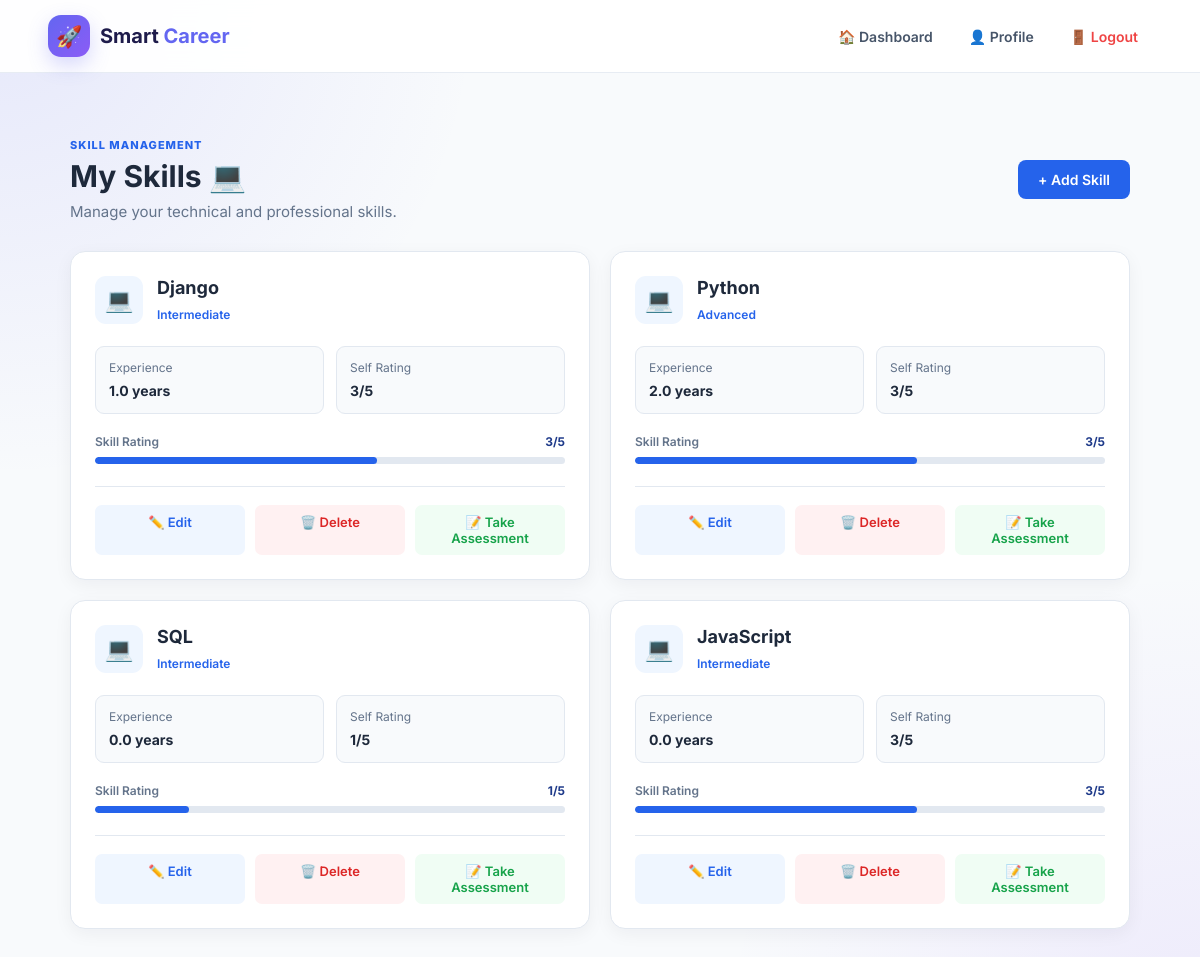
The page /skills/ (signed in) on the database its author committed.
### core/models.py (models this page shows, shortened)
class UserSkill(models.Model):
    PROFICIENCY_CHOICES = [
        ('beginner', 'Beginner'),
        ('intermediate', 'Intermediate'),
        ('advanced', 'Advanced'),
        ('expert', 'Expert'),
    ]
    user = models.ForeignKey(
        User,
        on_delete=models.CASCADE,
        related_name='skills'
    )
    skill = models.ForeignKey(
        Skill,
        on_delete=models.CASCADE,
        related_name='users'
    )
    proficiency = models.CharField(
        max_length=20,
        choices=PROFICIENCY_CHOICES
    )
    years_of_experience = models.DecimalField(
        max_digits=4,
        decimal_places=1,
        default=0
    )
    self_rating = models.PositiveIntegerField(
        default=1
    )
    is_verified = models.BooleanField(default=False)
    created_at = models.DateTimeField(auto_now_add=True)
    updated_at = models.DateTimeField(auto_now=True)
    class Meta:
        constraints = [
            models.UniqueConstraint(
                fields=['user', 'skill'],
                name='unique_user_skill'
            )
        ]

class Skill(models.Model):
    CATEGORY_CHOICES = [
        ('programming', 'Programming'),
        ('framework', 'Framework'),
        ('database', 'Database'),
        ('frontend', 'Frontend'),
        ('backend', 'Backend'),
        ('tools', 'Tools'),
        ('soft_skill', 'Soft Skill'),
        ('other', 'Other'),
    ]
    name = models.CharField(max_length=100, unique=True)
    category = models.CharField(
        max_length=30,
        choices=CATEGORY_CHOICES
    )
    description = models.TextField(blank=True)
    is_active = models.BooleanField(default=True)
    created_at = models.DateTimeField(auto_now_add=True)
    updated_at = models.DateTimeField(auto_now=True)

### core/views.py (the view)
@login_required
def my_skills_view(request):
    user_skills = UserSkill.objects.filter(
        user=request.user
    ).select_related('skill')
    return render(
        request,
        'skills/my_skills.html',
        {
            'user_skills': user_skills
        }
    )

### templates/skills/my_skills.html (shortened to what this page needs)
{% extends 'base.html' %}
{% load static %}
{% block extra_css %}
<link rel="stylesheet" href="{% static 'css/my_skills.css' %}">
{% endblock %}
{% block content %}
<div class="skills-container">
    <div class="skills-header">
        <div>
            <span class="section-label">
                SKILL MANAGEMENT
            </span>
            <h1>
                My Skills 💻
            </h1>
            <p>
                Manage your technical and professional skills.
            </p>
        </div>
        <a href="{% url 'add_skill' %}" class="add-skill-btn">
            + Add Skill
        </a>
    </div>
    {% if user_skills %}
    <div class="skills-grid">
        {% for item in user_skills %}
        <div class="skill-card">
            <div class="skill-card-header">
                <div class="skill-icon">
                    💻
                </div>
                <div>
                    <h3>
                        {{ item.skill.name }}
                    </h3>
                    <span class="skill-level">
                        {{ item.get_proficiency_display }}
                    </span>
                </div>
            </div>
            <div class="skill-details">
                <div class="skill-detail">
                    <span>
                        Experience
                    </span>
                    <strong>
                        {{ item.years_of_experience }} years
                    </strong>
                </div>
                <div class="skill-detail">
                    <span>
                        Self Rating
                    </span>
                    <strong>
                        {{ item.self_rating }}/5
                    </strong>
                </div>
            </div>
            <div class="rating-section">
                <div class="rating-header">
                    <span>
                        Skill Rating
                    </span>
                    <strong>
                        {{ item.self_rating }}/5
                    </strong>
                </div>
                <div class="rating-bar">
                    <div class="rating-fill" data-rating="{{ item.self_rating }}">
                    </div>
                </div>
            </div>
            <div class="skill-actions">
                <a href="{% url 'edit_skill' item.id %}" class="edit-btn">
                    ✏️ Edit
                </a>
                <a href="{% url 'delete_skill' item.id %}" class="delete-btn">
                    🗑️ Delete
                </a>
                <a href="{% url 'assessment_start' item.skill.id %}" class="assessment-btn">
                    📝 Take Assessment
                </a>
            </div>
        </div>
        {% endfor %}
    </div>
    {% endif %}
</div>
{% endblock %}

### static/css/style.css (style rules this page uses)
* { margin: 0; padding: 0; box-sizing: border-box; }
:root { --primary: #6366f1; --primary-dark: #4f46e5; --secondary: #8b5cf6; --accent: #06b6d4; --dark: #1e1b4b; --text: #334155; --muted: #64748b; --white: #ffffff; --light: #f8fafc; --border: #e2e8f0; --success: #10b981; --danger: #ef4444; --shadow: 0 10px 35px rgba(30, 27, 75, 0.10); }
body { font-family: "Inter", Arial, sans-serif; background: radial-gradient(circle at top left, rgba(99, 102, 241, 0.12), transparent 30%), radial-gradient(circle at bottom right, rgba(139, 92, 246, 0.10), transparent 30%), #f8fafc; color: var(--text); min-height: 100vh; }

### static/css/my_skills.css (style rules this page uses)
.skills-container { width: 100%; max-width: 1100px; margin: 0 auto; padding: 30px 20px 60px; box-sizing: border-box; }
.skills-header { display: flex; align-items: center; justify-content: space-between; gap: 20px; margin-bottom: 30px; }
.section-label { display: block; margin-bottom: 6px; color: #2563eb; font-size: 11px; font-weight: 800; letter-spacing: 1px; }
.skills-header h1 { margin: 0 0 8px; color: #1e293b; font-size: 30px; }
.skills-header p { margin: 0; color: #64748b; font-size: 15px; }
.add-skill-btn { display: inline-block; padding: 11px 20px; background: #2563eb; color: #ffffff; border-radius: 8px; text-decoration: none; font-size: 14px; font-weight: 600; white-space: nowrap; transition: 0.2s ease; }
.skills-grid { display: grid; grid-template-columns: repeat(2, 1fr); gap: 20px; }
.skill-card { padding: 24px; background: #ffffff; border: 1px solid #e2e8f0; border-radius: 15px; box-shadow: 0 5px 18px rgba(15, 23, 42, 0.05); transition: 0.25s ease; }
.skill-card-header { display: flex; align-items: center; gap: 14px; margin-bottom: 22px; }
.skill-icon { width: 48px; height: 48px; display: flex; align-items: center; justify-content: center; background: #eff6ff; border-radius: 11px; font-size: 23px; }
.skill-card-header h3 { margin: 0 0 5px; color: #1e293b; font-size: 18px; }
.skill-level { color: #2563eb; font-size: 12px; font-weight: 600; }
.skill-details { display: grid; grid-template-columns: repeat(2, 1fr); gap: 12px; margin-bottom: 20px; }
.skill-detail { padding: 13px; background: #f8fafc; border: 1px solid #e2e8f0; border-radius: 9px; }
.skill-detail span { display: block; margin-bottom: 5px; color: #64748b; font-size: 12px; }
.skill-detail strong { color: #1e293b; font-size: 14px; }
.rating-section { margin-bottom: 22px; }
.rating-header { display: flex; justify-content: space-between; margin-bottom: 8px; }
.rating-header span { color: #64748b; font-size: 12px; font-weight: 600; }
.rating-header strong { color: #1e3a8a; font-size: 12px; }
.rating-bar { width: 100%; height: 7px; background: #e2e8f0; border-radius: 20px; overflow: hidden; }
.rating-fill { width: 0; height: 100%; background: #2563eb; border-radius: 20px; transition: width 0.8s ease; }
.skill-actions { display: flex; gap: 10px; padding-top: 18px; border-top: 1px solid #e2e8f0; }
.edit-btn, .delete-btn, .assessment-btn { flex: 1; padding: 9px 14px; text-align: center; text-decoration: none; border-radius: 7px; font-size: 13px; font-weight: 600; transition: 0.2s ease; }
.edit-btn { background: #eff6ff; color: #2563eb; }
.delete-btn { background: #fff1f2; color: #dc2626; }
.assessment-btn { background: #f0fdf4; color: #16a34a; }

### rows shown on the page
UserSkill: skill.name "Django", proficiency "Intermediate", years_of_experience "1.0", self_rating "3"
UserSkill: skill.name "Python", proficiency "Advanced", years_of_experience "2.0", self_rating "3"
UserSkill: skill.name "SQL", proficiency "Intermediate", years_of_experience "0.0", self_rating "1"
UserSkill: skill.name "JavaScript", proficiency "Intermediate", years_of_experience "0.0", self_rating "3"
